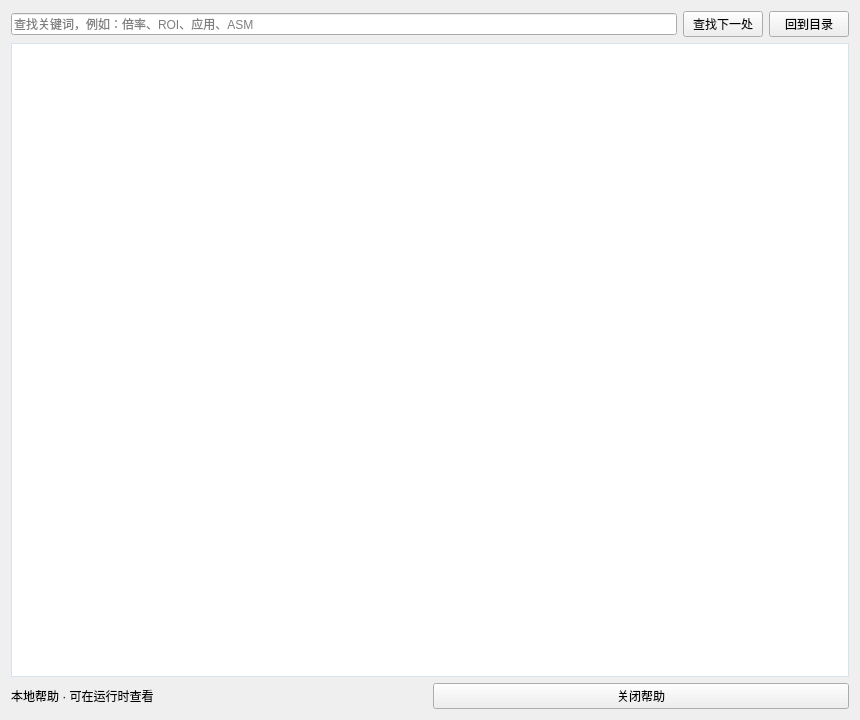
<?xml version="1.0" encoding="UTF-8"?>
<ui version="4.0">
 <class>HolographyHelp</class>
 <widget class="QDialog" name="HolographyHelp">
  <property name="geometry"><rect><x>0</x><y>0</y><width>860</width><height>720</height></rect></property>
  <property name="windowTitle"><string>全息功能帮助</string></property>
  <layout class="QVBoxLayout" name="helpLayout">
   <item><layout class="QHBoxLayout" name="searchLayout">
    <item><widget class="QLineEdit" name="searchEdit"><property name="placeholderText"><string>查找关键词，例如：倍率、ROI、应用、ASM</string></property><property name="clearButtonEnabled"><bool>true</bool></property></widget></item>
    <item><widget class="QPushButton" name="findButton"><property name="text"><string>查找下一处</string></property><property name="autoDefault"><bool>false</bool></property></widget></item>
    <item><widget class="QPushButton" name="contentsButton"><property name="text"><string>回到目录</string></property><property name="autoDefault"><bool>false</bool></property></widget></item>
   </layout></item>
   <item><widget class="QTextBrowser" name="helpBrowser"><property name="openExternalLinks"><bool>false</bool></property><property name="styleSheet"><string>QTextBrowser { background:white; color:#172b45; border:1px solid #d7e2ef; padding:12px; }</string></property></widget></item>
   <item><layout class="QHBoxLayout" name="footerLayout">
    <item><widget class="QLabel" name="searchStatus"><property name="text"><string>本地帮助 · 可在运行时查看</string></property></widget></item>
    <item><widget class="QPushButton" name="closeButton"><property name="text"><string>关闭帮助</string></property><property name="autoDefault"><bool>false</bool></property></widget></item>
   </layout></item>
  </layout>
 </widget>
 <resources/>
 <connections/>
</ui>
